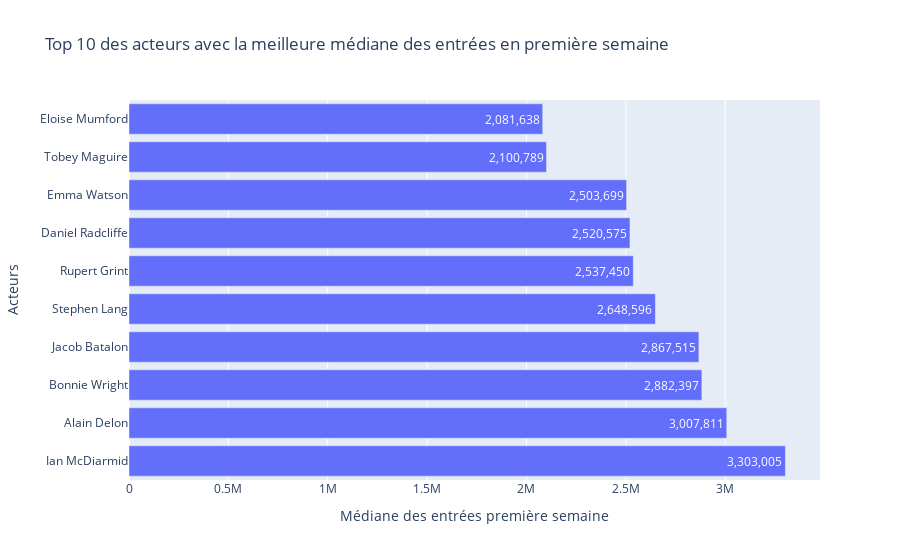

The cell this chart's notebook holds for it:
### Code cell
# Acteurs ayant réalisé la meilleure médiane d'entrées cumulées en première semaine avec plotly

import pandas as pd
import plotly.express as px

# Étape 1: Créer un DataFrame long en fusionnant les colonnes des acteurs
actors_columns = ['acteur_1', 'acteur_2', 'acteur_3', 'acteur_4']
melted_actors = pd.melt(allocine, id_vars=['titre_original', 'premiere_semaine_france'], 
                        value_vars=actors_columns, var_name='actor_role', value_name='actor')
melted_actors = melted_actors.dropna(subset=['actor'])

# Étape 2: Grouper par 'actor' et calculer la médiane des entrées pour chaque acteur
actor_medians = melted_actors.groupby('actor')['premiere_semaine_france'].median()

# Étape 3: Trier les données pour obtenir les 10 acteurs avec la meilleure médiane d'entrées
top_10_actors_by_median = actor_medians.sort_values(ascending=False).head(10)

# Créer un diagramme à barres horizontales pour afficher les acteurs
fig = px.bar(top_10_actors_by_median, x=top_10_actors_by_median.values, y=top_10_actors_by_median.index, orientation='h',
             labels={'y': 'Acteurs', 'x': 'Médiane des entrées première semaine'},
             title='Top 10 des acteurs avec la meilleure médiane des entrées en première semaine')

# Personnaliser l'affichage du texte et les axes
fig.update_traces(texttemplate='%{x:,.0f}', textposition='inside')
fig.update_layout(
    xaxis_title='Médiane des entrées première semaine',
    yaxis_title='Acteurs',
    height=600,
    uniformtext_minsize=8, uniformtext_mode='hide'
)

# Afficher le graphique
fig.show()

### Figure 1 — Plotly figure (JSON) as saved in the notebook; plotly's stock layout.template omitted (floating-point values rounded to 4 significant figures)
{"data": [{"alignmentgroup": "True", "hovertemplate": "Médiane des entrées première semaine=%{x}<br>actor=%{y}<extra></extra>", "legendgroup": "", "marker": {"color": "#636efa", "pattern": {"shape": ""}}, "name": "", "offsetgroup": "", "orientation": "h", "showlegend": false, "textposition": "inside", "texttemplate": "%{x:,.0f}", "type": "bar", "x": [3303005, 3007811, 2882397, 2867515, 2648596, 2537450, 2521000.0, 2503699, 2100789, 2081638], "xaxis": "x", "y": [" Ian McDiarmid", " Alain Delon", " Bonnie Wright", " Jacob Batalon", " Stephen Lang", " Rupert Grint", "Daniel Radcliffe", " Emma Watson", "Tobey Maguire", " Eloise Mumford"], "yaxis": "y"}], "layout": {"autosize": true, "barmode": "relative", "legend": {"tracegroupgap": 0}, "title": {"text": "Top 10 des acteurs avec la meilleure médiane des entrées en première semaine"}, "uniformtext": {"minsize": 8, "mode": "hide"}, "xaxis": {"anchor": "y", "autorange": true, "domain": [0, 1], "range": [0, 3477000.0], "title": {"text": "Médiane des entrées première semaine"}, "type": "linear"}, "yaxis": {"anchor": "x", "autorange": true, "domain": [0, 1], "range": [-0.5, 9.5], "title": {"text": "Acteurs"}, "type": "category"}}}
